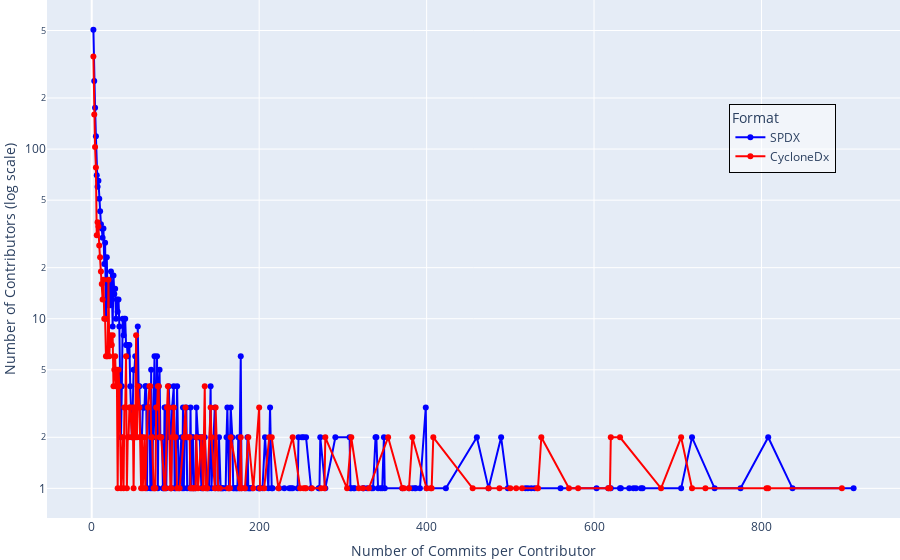

Write notebook code for a chart like this one.
### Code cell
# import pandas as pd
# import plotly.graph_objects as go
# import plotly.io as pio
# import pickle

# from collections import Counter
    
# with open('commit_counts_by_repo.pkl', 'rb') as f:
#     commit_count_repos = pickle.load(f)

# df = pd.read_csv('CycloneNSpdxTools.csv')

# spdx_counter = Counter()
# cyclonedx_counter = Counter()
# for index, row in df.iterrows():
#     if row['Format'] == 'SPDX':
#         spdx_counter.update(v for v in commit_count_repos[row['Repo']].values())
#     elif row['Format'] == 'CycloneDx':
#         cyclonedx_counter.update(v for v in commit_count_repos[row['Repo']].values())

# # Sort the counts for plotting
# spdx_x, spdx_y = zip(*sorted(spdx_counter.items()))
# cyclonedx_x, cyclonedx_y = zip(*sorted(cyclonedx_counter.items()))

# # Create the line plot
# fig = go.Figure()

# fig.add_trace(go.Scatter(
#     x=spdx_x,
#     y=spdx_y,
#     mode='lines+markers',
#     name='SPDX',
#     line=dict(color='blue')
# ))

# fig.add_trace(go.Scatter(
#     x=cyclonedx_x,
#     y=cyclonedx_y,
#     mode='lines+markers',
#     name='CycloneDx',
#     line=dict(color='red')
# ))

# # Update layout
# fig.update_layout(
#     # title='Commit Count Distribution for SPDX and CycloneDx',
#     # xaxis=dict(title='Number of Commits per Contributor (log scale)', type='log'),
#     xaxis=dict(title='Number of Commits per Contributor'),
#     yaxis=dict(title='Number of Contributors (log scale)', type='log'),
#     legend_title='Format',
#     margin=dict(l=0, r=0, t=0, b=0),
#     legend=dict(
#         title='Format',
#         x=0.8,
#         y=0.8,
#         bgcolor='rgba(255, 255, 255, 0.5)',
#         bordercolor='black',
#         borderwidth=1
#     )
# )

# pio.write_image(fig, 'commit_count_distribution.pdf', format='pdf')

# # Show the plot
# fig.show()

### Figure 1 — Plotly figure (JSON) as saved in the notebook; plotly's stock layout.template omitted (floating-point values rounded to 4 significant figures; data arrays with more than 128 entries replaced by an {"elided": "..."} marker saying what was removed)
{"data": [{"line": {"color": "blue"}, "mode": "lines+markers", "name": "SPDX", "type": "scatter", "x": {"elided": "234 int values"}, "y": {"elided": "234 int values"}}, {"line": {"color": "red"}, "mode": "lines+markers", "name": "CycloneDx", "type": "scatter", "x": {"elided": "169 int values"}, "y": {"elided": "169 int values"}}], "layout": {"legend": {"bgcolor": "rgba(255, 255, 255, 0.5)", "bordercolor": "black", "borderwidth": 1, "title": {"text": "Format"}, "x": 0.8, "y": 0.8}, "margin": {"b": 0, "l": 0, "r": 0, "t": 0}, "xaxis": {"title": {"text": "Number of Commits per Contributor"}}, "yaxis": {"title": {"text": "Number of Contributors (log scale)"}, "type": "log"}}}
